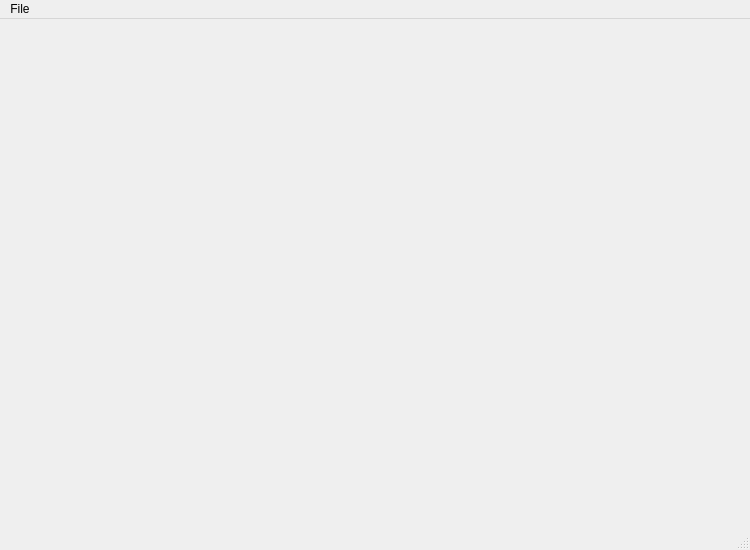
<?xml version="1.0" encoding="UTF-8"?>
<ui version="4.0">
 <class>MainWindow</class>
 <widget class="QMainWindow" name="MainWindow">
  <property name="geometry">
   <rect>
    <x>0</x>
    <y>0</y>
    <width>750</width>
    <height>550</height>
   </rect>
  </property>
  <property name="windowTitle">
   <string>MainWindow</string>
  </property>
  <widget class="QWidget" name="centralwidget">
   <layout class="QGridLayout" name="gridLayout"/>
  </widget>
  <widget class="QMenuBar" name="menubar">
   <property name="geometry">
    <rect>
     <x>0</x>
     <y>0</y>
     <width>750</width>
     <height>22</height>
    </rect>
   </property>
   <widget class="QMenu" name="menuFile">
    <property name="title">
     <string>File</string>
    </property>
    <addaction name="actionOpen"/>
   </widget>
   <addaction name="menuFile"/>
  </widget>
  <widget class="QStatusBar" name="statusbar"/>
  <action name="actionOpen">
   <property name="text">
    <string>Open</string>
   </property>
  </action>
 </widget>
 <resources/>
 <connections/>
</ui>
